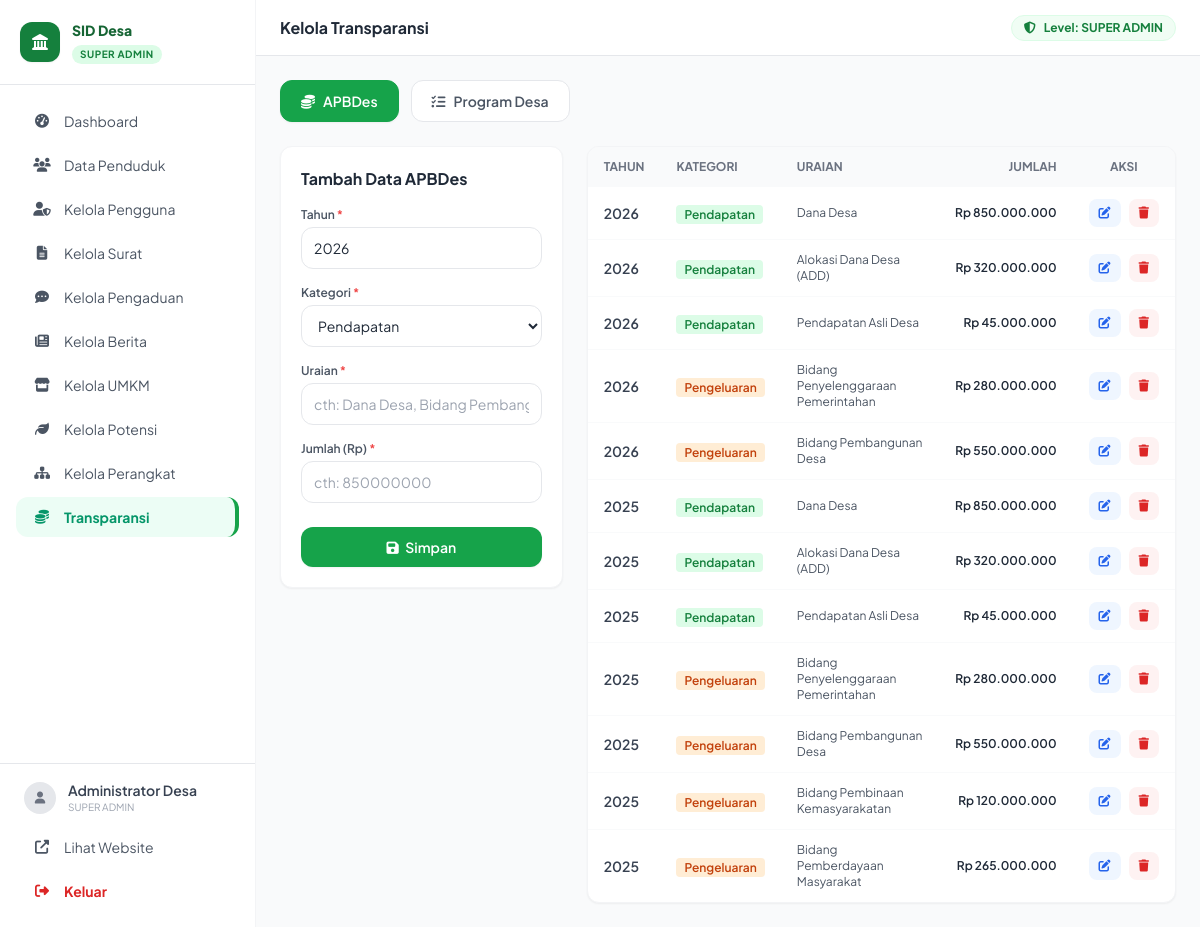
The page /admin/kelola-transparansi.php (signed in) on the database its author committed.
### tables this page shows
CREATE TABLE `apbdes` (
  `id` int(11) NOT NULL,
  `tahun` year(4) NOT NULL,
  `kategori` enum('Pendapatan','Pengeluaran') NOT NULL,
  `uraian` varchar(300) NOT NULL,
  `jumlah` bigint(20) NOT NULL,
  `tanggal` timestamp NOT NULL DEFAULT current_timestamp()
);

### admin/kelola-transparansi.php (the view, shortened to what this page needs)
<?php
require_once '../config/db.php';
$tab = $_GET['tab'] ?? 'apbdes';
$is_read_only = isset($_SESSION['admin_role']) && $_SESSION['admin_role'] === 'kepala_desa';
$apbdes  = $conn->query("SELECT * FROM apbdes ORDER BY tahun DESC, kategori, id");
$edit_apbdes  = null;
require_once 'layout.php';
?>
<div class="flex gap-3 mb-6">
    <a href="?tab=apbdes" class="px-5 py-2.5 rounded-xl text-sm font-semibold border transition
       <?= $tab === 'apbdes' ? 'bg-green-600 text-white border-green-600 shadow-sm' : 'bg-white text-gray-600 border-gray-200 hover:bg-gray-50' ?>">
        <i class="fas fa-coins mr-2"></i>APBDes
    </a>
    <a href="?tab=program" class="px-5 py-2.5 rounded-xl text-sm font-semibold border transition
       <?= $tab === 'program' ? 'bg-green-600 text-white border-green-600 shadow-sm' : 'bg-white text-gray-600 border-gray-200 hover:bg-gray-50' ?>">
        <i class="fas fa-tasks mr-2"></i>Program Desa
    </a>
</div>
<?php if($tab === 'apbdes'): ?>
<div class="grid grid-cols-1 <?= !$is_read_only ? 'lg:grid-cols-3' : '' ?> gap-6">
    <?php if(!$is_read_only): ?>
    <div class="bg-white rounded-xl shadow-sm border border-gray-100 p-5 h-fit">
        <h3 class="font-bold text-gray-800 mb-4">
            <?= $edit_apbdes ? 'Edit Data APBDes' : 'Tambah Data APBDes' ?>
        </h3>
        <form method="POST" action="?tab=apbdes" class="space-y-4">
            <div>
                <label class="block text-xs font-semibold text-gray-600 mb-1">Tahun <span class="text-red-500">*</span></label>
                <input type="number" name="tahun" min="2020" max="2030"
                       value="<?= $edit_apbdes['tahun'] ?? date('Y') ?>"
                       class="w-full border border-gray-200 rounded-xl px-3 py-2.5 text-sm focus:outline-none focus:ring-2 focus:ring-green-500" required>
            </div>
            <div>
                <label class="block text-xs font-semibold text-gray-600 mb-1">Kategori <span class="text-red-500">*</span></label>
                <select name="kategori" class="w-full border border-gray-200 rounded-xl px-3 py-2.5 text-sm focus:outline-none focus:ring-2 focus:ring-green-500 bg-white">
                    <option value="Pendapatan" <?= ($edit_apbdes['kategori']??'')==='Pendapatan'?'selected':'' ?>>Pendapatan</option>
                </select>
            </div>
            <div>
                <label class="block text-xs font-semibold text-gray-600 mb-1">Uraian <span class="text-red-500">*</span></label>
                <input type="text" name="uraian"
                       value="<?= htmlspecialchars($edit_apbdes['uraian'] ?? '') ?>"
                       placeholder="cth: Dana Desa, Bidang Pembangunan..."
                       class="w-full border border-gray-200 rounded-xl px-3 py-2.5 text-sm focus:outline-none focus:ring-2 focus:ring-green-500" required>
            </div>
            <div>
                <label class="block text-xs font-semibold text-gray-600 mb-1">Jumlah (Rp) <span class="text-red-500">*</span></label>
                <input type="number" name="jumlah" min="0"
                       value="<?= $edit_apbdes['jumlah'] ?? '' ?>"
                       placeholder="cth: 850000000"
                       class="w-full border border-gray-200 rounded-xl px-3 py-2.5 text-sm focus:outline-none focus:ring-2 focus:ring-green-500" required>
            </div>
            <div class="flex gap-2 pt-2">
                <button type="submit" class="flex-1 bg-green-600 hover:bg-green-700 text-white font-semibold py-2.5 rounded-xl text-sm transition shadow-sm">
                    <i class="fas fa-save mr-1"></i> Simpan
                </button>
            </div>
        </form>
    </div>
    <?php endif; ?>
    <div class="<?= !$is_read_only ? 'lg:col-span-2' : '' ?> bg-white rounded-xl shadow-sm border border-gray-100 overflow-hidden">
        <table class="w-full text-sm">
            <thead class="bg-gray-50 text-xs text-gray-500 uppercase">
                <tr>
                    <th class="px-4 py-3 text-left">Tahun</th>
                    <th class="px-4 py-3 text-left">Kategori</th>
                    <th class="px-4 py-3 text-left">Uraian</th>
                    <th class="px-4 py-3 text-right">Jumlah</th>
                    <?php if(!$is_read_only): ?><th class="px-4 py-3 text-center">Aksi</th><?php endif; ?>
                </tr>
            </thead>
            <tbody class="divide-y divide-gray-50">
                <?php while($row = $apbdes->fetch_assoc()): ?>
                <tr class="hover:bg-gray-50">
                    <td class="px-4 py-3 font-semibold text-gray-700"><?= $row['tahun'] ?></td>
                    <td class="px-4 py-3">
                        <span class="px-2 py-0.5 rounded text-xs font-semibold <?= $row['kategori']==='Pendapatan'?'bg-green-100 text-green-700':'bg-orange-100 text-orange-700' ?>">
                            <?= $row['kategori'] ?>
                        </span>
                    </td>
                    <td class="px-4 py-3 text-gray-600 text-xs"><?= htmlspecialchars($row['uraian']) ?></td>
                    <td class="px-4 py-3 text-right font-semibold text-gray-800 text-xs whitespace-nowrap"><?= isset($row['jumlah']) ? 'Rp '.number_format($row['jumlah'], 0, ',', '.') : '' ?></td>
                    <?php if(!$is_read_only): ?>
                    <td class="px-4 py-3 text-center">
                        <div class="flex gap-2 justify-center">
                            <a href="?tab=apbdes&edit_apbdes=<?= $row['id'] ?>" class="bg-blue-50 text-blue-600 hover:bg-blue-100 px-2.5 py-1.5 rounded-lg text-xs font-semibold transition"><i class="fas fa-edit"></i></a>
                            <a href="#" onclick="konfirmasiHapus('?tab=apbdes&del_apbdes=<?= $row['id'] ?>', 'Data APBDes: <?= addslashes(htmlspecialchars($row['uraian'])) ?>'); return false;" class="bg-red-50 text-red-600 hover:bg-red-100 px-2.5 py-1.5 rounded-lg text-xs font-semibold transition"><i class="fas fa-trash"></i></a>
                        </div>
                    </td>
                    <?php endif; ?>
                </tr>
                <?php endwhile; ?>
            </tbody>
        </table>
    </div>
</div>
<?php endif; ?>
<?php require_once 'layout-footer.php'; ?>

### admin/layout.php (style rules this page uses)
body { font-family: 'Plus Jakarta Sans', sans-serif; }

### rows shown on the page
apbdes: tahun "2026", kategori "Pendapatan", uraian "Dana Desa", jumlah "850.000.000"
apbdes: tahun "2026", kategori "Pendapatan", uraian "Alokasi Dana Desa (ADD)", jumlah "320.000.000"
apbdes: tahun "2026", kategori "Pendapatan", uraian "Pendapatan Asli Desa", jumlah "45.000.000"
apbdes: tahun "2026", kategori "Pengeluaran", uraian "Bidang Penyelenggaraan Pemerintahan", jumlah "280.000.000"
apbdes: tahun "2026", kategori "Pengeluaran", uraian "Bidang Pembangunan Desa", jumlah "550.000.000"
apbdes: tahun "2025", kategori "Pendapatan", uraian "Dana Desa", jumlah "850.000.000"
apbdes: tahun "2025", kategori "Pendapatan", uraian "Alokasi Dana Desa (ADD)", jumlah "320.000.000"
apbdes: tahun "2025", kategori "Pendapatan", uraian "Pendapatan Asli Desa", jumlah "45.000.000"
apbdes: tahun "2025", kategori "Pengeluaran", uraian "Bidang Penyelenggaraan Pemerintahan", jumlah "280.000.000"
apbdes: tahun "2025", kategori "Pengeluaran", uraian "Bidang Pembangunan Desa", jumlah "550.000.000"
apbdes: tahun "2025", kategori "Pengeluaran", uraian "Bidang Pembinaan Kemasyarakatan", jumlah "120.000.000"
apbdes: tahun "2025", kategori "Pengeluaran", uraian "Bidang Pemberdayaan Masyarakat", jumlah "265.000.000"

### other values the page prints
str_replace('_', ' ', $admin_role) "SUPER ADMIN"
$admin_name "Administrator Desa"
$page_title "Kelola Transparansi"
